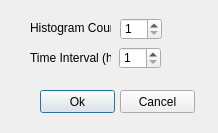
<?xml version="1.0" encoding="UTF-8"?>
<ui version="4.0">
 <class>Dialog</class>
 <widget class="QDialog" name="Dialog">
  <property name="geometry">
   <rect>
    <x>0</x>
    <y>0</y>
    <width>218</width>
    <height>133</height>
   </rect>
  </property>
  <property name="windowTitle">
   <string>Dialog</string>
  </property>
  <widget class="QSpinBox" name="histogramCountSpinBox">
   <property name="geometry">
    <rect>
     <x>120</x>
     <y>18</y>
     <width>42</width>
     <height>22</height>
    </rect>
   </property>
   <property name="minimum">
    <number>1</number>
   </property>
   <property name="maximum">
    <number>16</number>
   </property>
  </widget>
  <widget class="QLabel" name="histogramCountLabel">
   <property name="geometry">
    <rect>
     <x>30</x>
     <y>20</y>
     <width>81</width>
     <height>16</height>
    </rect>
   </property>
   <property name="text">
    <string>Histogram Count</string>
   </property>
  </widget>
  <widget class="QLabel" name="timeIntervalLabel">
   <property name="geometry">
    <rect>
     <x>30</x>
     <y>50</y>
     <width>81</width>
     <height>16</height>
    </rect>
   </property>
   <property name="text">
    <string>Time Interval (h)</string>
   </property>
  </widget>
  <widget class="QSpinBox" name="timeIntervalSpinBox">
   <property name="geometry">
    <rect>
     <x>119</x>
     <y>47</y>
     <width>42</width>
     <height>22</height>
    </rect>
   </property>
   <property name="minimum">
    <number>1</number>
   </property>
   <property name="maximum">
    <number>168</number>
   </property>
  </widget>
  <widget class="QPushButton" name="btnOk">
   <property name="geometry">
    <rect>
     <x>40</x>
     <y>90</y>
     <width>75</width>
     <height>23</height>
    </rect>
   </property>
   <property name="text">
    <string>Ok</string>
   </property>
   <attribute name="buttonGroup">
    <string notr="true">buttonGroup</string>
   </attribute>
  </widget>
  <widget class="QPushButton" name="btnCancel">
   <property name="geometry">
    <rect>
     <x>120</x>
     <y>90</y>
     <width>75</width>
     <height>23</height>
    </rect>
   </property>
   <property name="text">
    <string>Cancel</string>
   </property>
   <attribute name="buttonGroup">
    <string notr="true">buttonGroup</string>
   </attribute>
  </widget>
 </widget>
 <resources/>
 <connections/>
 <buttongroups>
  <buttongroup name="buttonGroup"/>
 </buttongroups>
</ui>
